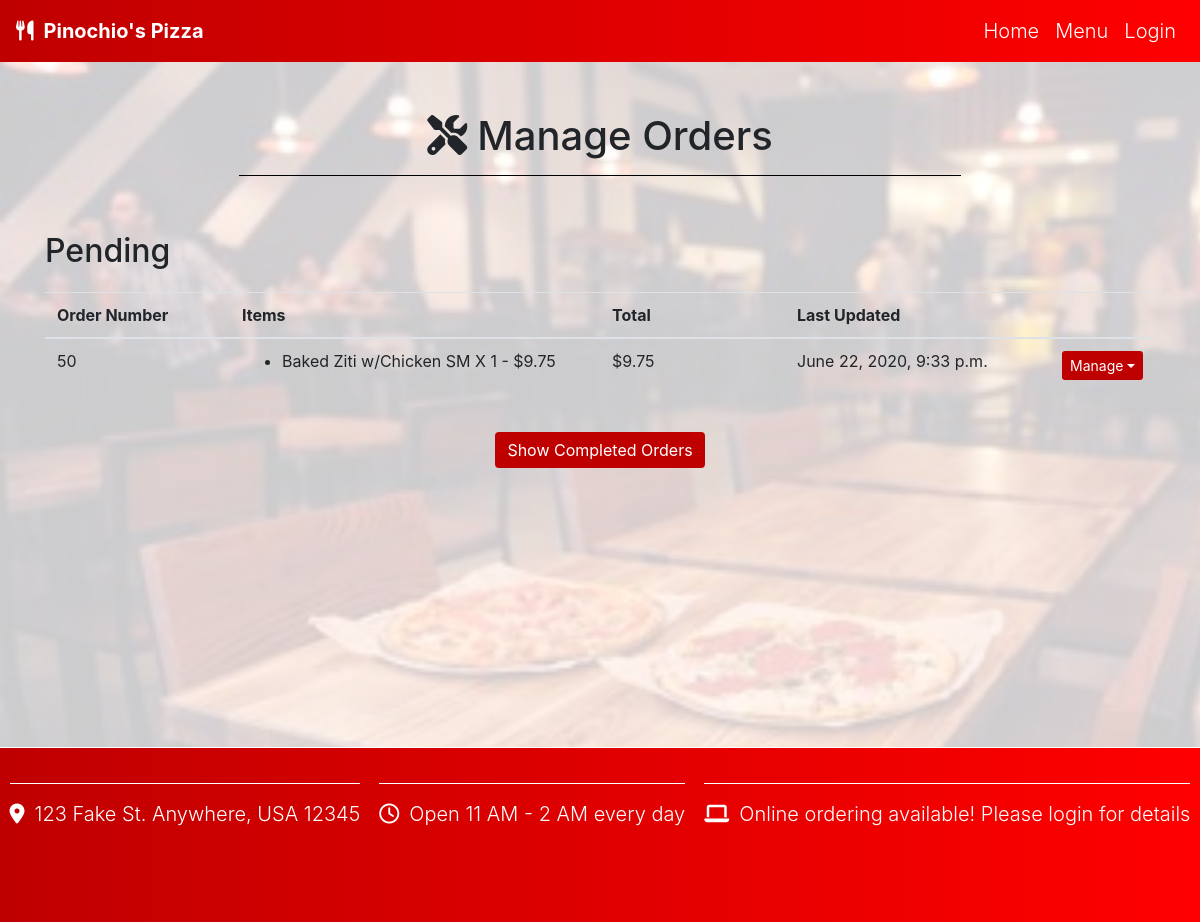
Before: /manageOrders with the older database file.
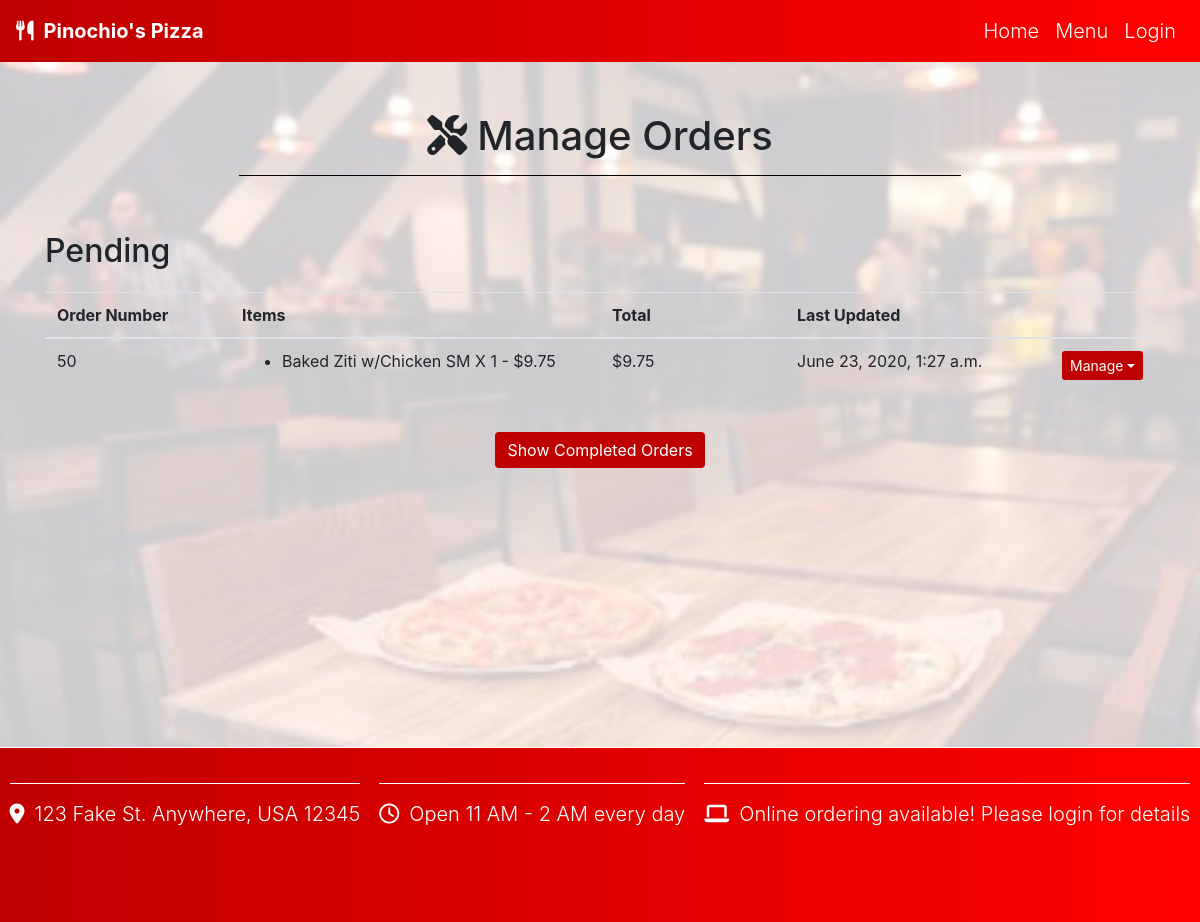
After: the same page with the newer database file.
### orders/models.py (models this page shows, shortened)
class Order(models.Model):
    id = models.AutoField(primary_key=True)
    user = models.ForeignKey(settings.AUTH_USER_MODEL, on_delete=models.CASCADE)
    created = models.DateTimeField(auto_now_add=True)
    lastUpdated = models.DateTimeField(auto_now=True)
    items = models.ManyToManyField(MenuItem, blank=True, through='OrderDetail')
    checkedOut = models.BooleanField(default=False)
    completed = models.BooleanField(default=False)
    METHODS = [
        ("DLY", "Delivery"),
        ("PCK", "Pickup")
    ]
    method = models.CharField(max_length=3, choices=METHODS, blank=True)
    total = models.DecimalField(max_digits=6, decimal_places=2, default=0.0)

### orders/views.py (the view)
# urls.py: path("manageOrders", views.manageOrders, name="manageOrders"),
def manageOrders(request, msg=''):
    context = {
        'orders': Order.objects.all(),
        'msg': msg,
        'pending': Order.objects.filter(checkedOut=True, completed=False).count()
    }
    return render(request, "orders/manageOrders.html", context)

### orders/models.py (called while the page is built)
    def __str__(self):
        if self.pizzaStyle != '':
            return f"{self.name} - ({self.get_pizzaStyle_display()})"
        else:
            return f"{self.name}"

    def updateTotal(self):
        self.total = self.item.priceLarge * self.quantity if self.size == 'LG' else self.item.priceSmall * self.quantity
        self.save()
        return self.total

    def __str__(self):
        self.updateTotal()
        return f"{self.item} {self.size} X {self.quantity} - ${self.total}"

### orders/templates/orders/manageOrders.html (shortened to what this page needs)
{% extends 'base.html' %}
{% load static %}
{% block body %}
<h1 class="page-header mx-auto" id="orderListHeader"><i class="fas fa-tools"></i>Manage Orders</h1>
<h2 class="text-left">Pending</h2>
<table class="table" id="orderList">
  <thead>
    <th>Order Number</th>
    <th colspan="2">Items</th>
    <th>Total</th>
    <th colspan="2">Last Updated</th>
  </thead>
  <tbody class="selected">
  {% for order in orders %}
  {% if order.checkedOut %}
  {% if not order.completed %}
  <tr>
    <td>{{ order.id }}</td>
    <td colspan="2"><ul>
    {% for item in order.orderdetail_set.all %}
    <li>{{ item }}</li>
    {% endfor %}
    </ul></td>
    <td>${{ order.total }}</td>
    <td colspan="2">{{ order.lastUpdated }}<div id="itemEditOptions" class="dropdown">
      <button class="btn btn-primary dropdown-toggle btn-sm" type="button" data-toggle="dropdown">Manage</button>
      </div>
    </td>
  </tr>
  {% endif %}
  {% endif %}
  {% endfor %}
  </tbody>
</table>
<button class="btn btn-primary" data-toggle="collapse" data-target="#completedOrders">Show Completed Orders</button>
{% endblock %}

Changed rows visible on the page:
changed Order id 50: lastUpdated "June 22, 2020, 9:33 p.m." → "June 23, 2020, 1:27 a.m."
